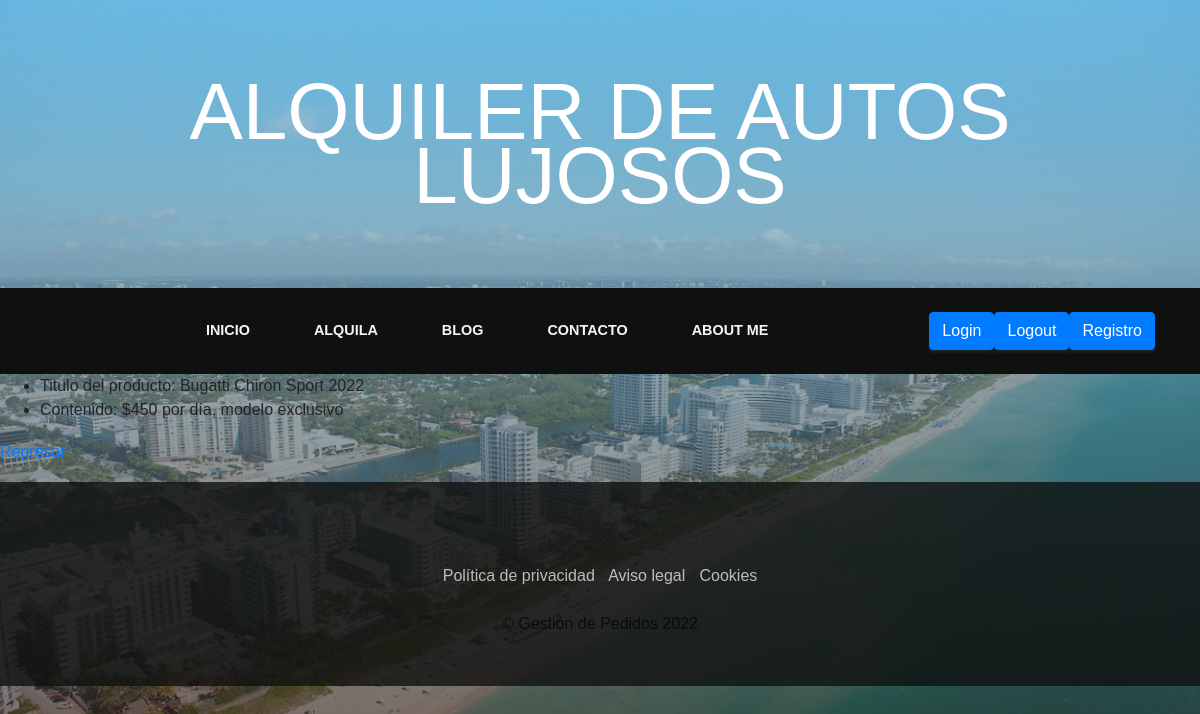
Before: /detalle/5 with the older database file.
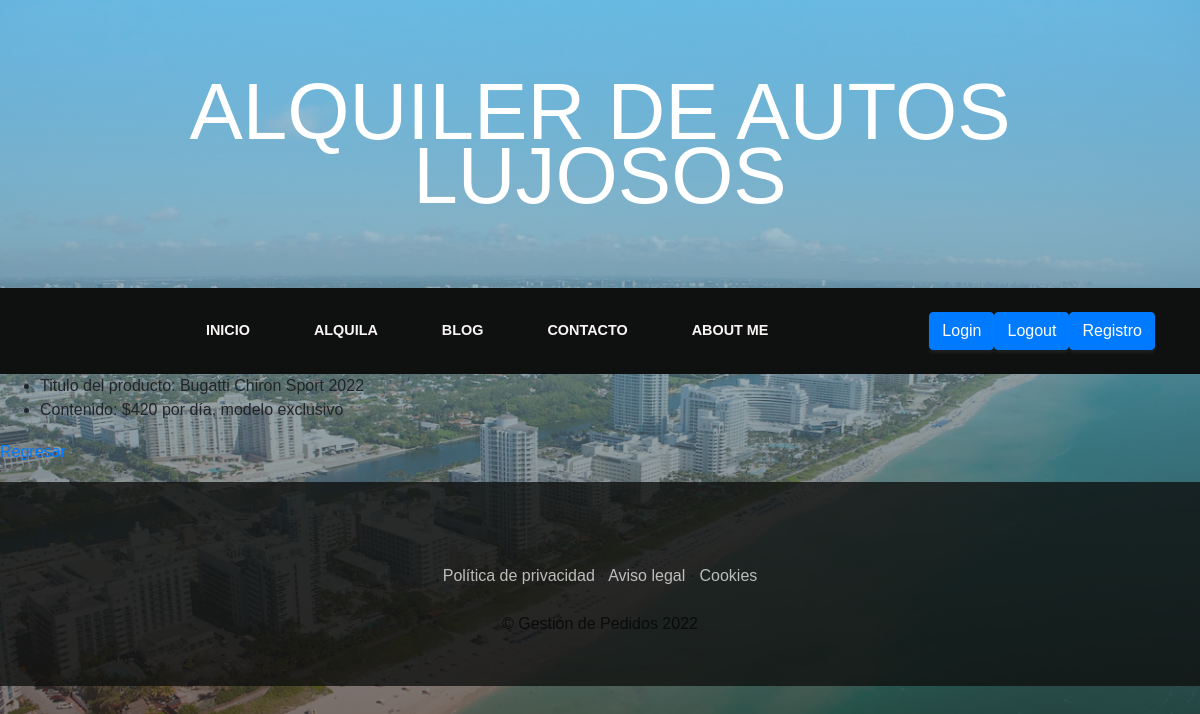
After: the same page with the newer database file.
### AlquilaApp/models.py (models this page shows, shortened)
class Alquila(models.Model):
    titulo = models.CharField(max_length=40)
    contenido = models.CharField(max_length=50)
    imagen = models.ImageField(upload_to = 'alquila')
    created = models.DateTimeField(auto_now_add = True)
    updated = models.DateTimeField(auto_now_add = True)
    class Meta:
        verbose_name = 'alquila'
        verbose_name_plural = 'alquilas'

### ProyectoWebApp/views.py (the view)
# urls.py: path('detalle/<pk>', ProductoDetalle.as_view(),name = 'Detalle'),
class ProductoDetalle(DetailView):
    model = Alquila
    template_name = 'ProyectoWebApp/producto_detalle.html'

### ProyectoWebApp/templates/ProyectoWebApp/producto_detalle.html
{% extends 'ProyectoWebApp/base.html' %}
{% load static %}
{% block content %}
    <ul>
        <li>Titulo del producto: {{alquila.titulo}}</li>
        <li>Contenido: {{alquila.contenido}}</li>
    </ul>
    <p>
        <a href='{% url 'productos' %}'>Regresar</a>
{% endblock %}

### ProyectoWebApp/templates/ProyectoWebApp/base.html (shortened to what this page needs)
<html>
<head>
    {% load static %}
    <link href="{% static 'ProyectoWebApp/vendor/bootstrap/css/bootstrap.min.css' %}" rel="stylesheet">
    <link href="{% static 'ProyectoWebApp/css/gestion.css' %}" rel="stylesheet"/>
</head>
<body>
    <h1 class="site-heading text-center text-white d-none d-lg-block">
        <span class="site-heading-lower">Alquiler de autos lujosos</span>
      </h1>
 <nav class="navbar navbar-expand-lg navbar-dark py-lg-4" id="mainNav">
    <div class="container">
      <div class="collapse navbar-collapse" id="navbarResponsive">
        <ul class="navbar-nav mx-auto">
          <li class="nav-item {% if request.path == '/'%} active {% endif %} px-lg-4">
            <a class="nav-link text-uppercase text-expanded" href="{% url 'inicio' %}">Inicio</a>
          </li>
          <li class="nav-item {% if request.path == '/alquila' %} active {% endif %} px-lg-4">
            <a class="nav-link text-uppercase text-expanded" href="{% url 'alquila' %}">Alquila</a>
          </li>
          <li class="nav-item {% if request.path == '/suscribete'%} active {% endif %} px-lg-4">
            <a class="nav-link text-uppercase text-expanded" href="{% url 'blog' %}">Blog</a>
          </li>
          <li class="nav-item {% if request.path == '/contacto'%} active {% endif %} px-lg-4">
            <a class="nav-link text-uppercase text-expanded" href="{% url 'contacto' %}">Contacto</a>
          </li>
          <li class="nav-item {% if request.path == '/tienda' %} active {% endif %} px-lg-4">
            <a class="nav-link text-uppercase text-expanded" href="{% url 'aboutme' %}">About Me</a>
          </li>
        </ul>
        <a class='btn btn-primary' href='{% url 'Login' %}'>Login</a>
        <a class='btn btn-primary' href='{% url 'Logout' %}'>Logout</a>
        <a class='btn btn-primary' href='{% url 'Registro' %}'>Registro</a>
      </div>
  </nav>
{%block content%}
{%endblock%}
    <footer class="footer text-faded text-center py-5">
      <div class="container">
        <p class="m-0 mbt">
        	<a href="sample.html" class="link">Política de privacidad</a> ·
        	<a href="sample.html" class="link">Aviso legal</a> ·
        	<a href="sample.html" class="link">Cookies</a>
		</p>
        <p class="m-0 mbt1">&copy; Gestión de Pedidos 2022</p>
      </div>
	</footer>
</body>
</html>

### ProyectoWebApp/static/ProyectoWebApp/css/gestion.css (style rules this page uses)
body { font-family: 'Helvetica'; background: linear-gradient(rgba(139, 209, 236, 0.65), rgba(47, 23, 15, 0.65)), url("../img/fondo.jpg"); background-attachment: fixed; background-position: center; background-size: cover; }
h1, h2, h3, h4, h5, h6 { font-family: 'Helvetica'; }
p { line-height: 1.75; }
.text-faded { color: rgba(8, 7, 8, 0.849); }
.site-heading { margin-top: 5rem; margin-bottom: 5rem; text-transform: uppercase; line-height: 1; font-family: 'Helvetica'; }
.site-heading .site-heading-lower { font-size: 5rem; font-weight: 100; line-height: 4rem; }
#mainNav { background-color: rgb(15, 17, 16); font-family: 'Helvetica'; }
#mainNav .navbar-nav .nav-item .nav-link { color: rgb(250, 245, 245); font-weight: 800; }
@media (min-width: 992px) { #mainNav .navbar-nav .nav-item .nav-link { font-size: 0.9rem; } }
.footer { background-color: rgba(15, 17, 16, 0.8); }
.btn { box-shadow: 0px 3px 3px 0px rgba(148, 170, 192, 0.1); }
.mbt { padding-top: 2rem; }
.mbt1 { padding-top: 1.25rem; }
a.link { color: rgba(255, 255, 255, 0.7); }

Changed rows visible on the page:
changed Alquila: contenido "$450 por día, modelo exclusivo" → "$420 por día, modelo exclusivo"
